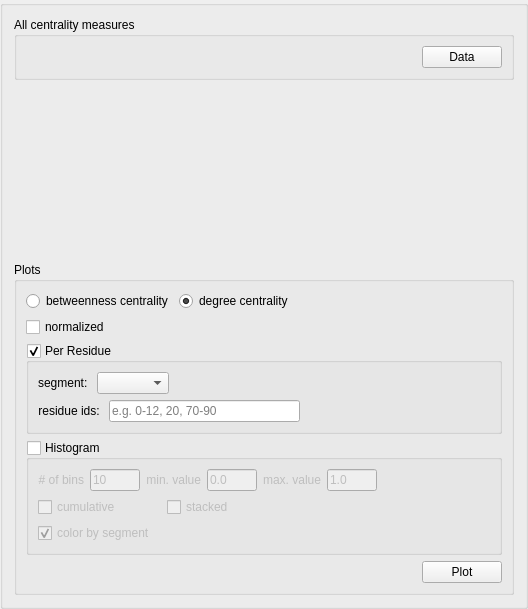
<?xml version="1.0" encoding="UTF-8"?>
<ui version="4.0">
 <class>GroupBox</class>
 <widget class="QGroupBox" name="GroupBox">
  <property name="geometry">
   <rect>
    <x>0</x>
    <y>0</y>
    <width>528</width>
    <height>609</height>
   </rect>
  </property>
  <property name="sizePolicy">
   <sizepolicy hsizetype="Preferred" vsizetype="Minimum">
    <horstretch>0</horstretch>
    <verstretch>0</verstretch>
   </sizepolicy>
  </property>
  <property name="windowTitle">
   <string>GroupBox</string>
  </property>
  <layout class="QVBoxLayout" name="verticalLayout_2">
   <item>
    <widget class="QGroupBox" name="groupBox">
     <property name="title">
      <string>All centrality measures</string>
     </property>
     <layout class="QVBoxLayout" name="verticalLayout_4">
      <item>
       <layout class="QHBoxLayout" name="horizontalLayout_7">
        <item>
         <spacer name="horizontalSpacer_7">
          <property name="orientation">
           <enum>Qt::Horizontal</enum>
          </property>
          <property name="sizeHint" stdset="0">
           <size>
            <width>40</width>
            <height>20</height>
           </size>
          </property>
         </spacer>
        </item>
        <item>
         <widget class="QPushButton" name="pushButton_degree_save">
          <property name="text">
           <string>Data</string>
          </property>
         </widget>
        </item>
       </layout>
      </item>
     </layout>
    </widget>
   </item>
   <item>
    <spacer name="verticalSpacer_2">
     <property name="orientation">
      <enum>Qt::Vertical</enum>
     </property>
     <property name="sizeHint" stdset="0">
      <size>
       <width>20</width>
       <height>40</height>
      </size>
     </property>
    </spacer>
   </item>
   <item>
    <widget class="QGroupBox" name="groupBox_degree">
     <property name="title">
      <string>Plots</string>
     </property>
     <layout class="QVBoxLayout" name="verticalLayout_3">
      <item>
       <layout class="QHBoxLayout" name="horizontalLayout_2">
        <item>
         <widget class="QRadioButton" name="radioButton_betweenness">
          <property name="text">
           <string>betweenness centrality</string>
          </property>
         </widget>
        </item>
        <item>
         <widget class="QRadioButton" name="radioButton_degree">
          <property name="text">
           <string>degree centrality</string>
          </property>
          <property name="checked">
           <bool>true</bool>
          </property>
         </widget>
        </item>
        <item>
         <spacer name="horizontalSpacer_5">
          <property name="orientation">
           <enum>Qt::Horizontal</enum>
          </property>
          <property name="sizeHint" stdset="0">
           <size>
            <width>40</width>
            <height>20</height>
           </size>
          </property>
         </spacer>
        </item>
       </layout>
      </item>
      <item>
       <widget class="QCheckBox" name="checkBox_normalized">
        <property name="text">
         <string>normalized</string>
        </property>
       </widget>
      </item>
      <item>
       <widget class="QGroupBox" name="groupBox_per_residue">
        <property name="title">
         <string>Per Residue</string>
        </property>
        <property name="checkable">
         <bool>true</bool>
        </property>
        <layout class="QVBoxLayout" name="verticalLayout">
         <item>
          <layout class="QHBoxLayout" name="horizontalLayout_6">
           <item>
            <widget class="QLabel" name="label_2">
             <property name="text">
              <string>segment: </string>
             </property>
            </widget>
           </item>
           <item>
            <widget class="QComboBox" name="comboBox"/>
           </item>
           <item>
            <spacer name="horizontalSpacer_2">
             <property name="orientation">
              <enum>Qt::Horizontal</enum>
             </property>
             <property name="sizeHint" stdset="0">
              <size>
               <width>40</width>
               <height>20</height>
              </size>
             </property>
            </spacer>
           </item>
          </layout>
         </item>
         <item>
          <layout class="QHBoxLayout" name="horizontalLayout">
           <item>
            <widget class="QLabel" name="label_10">
             <property name="text">
              <string>residue ids: </string>
             </property>
             <property name="alignment">
              <set>Qt::AlignRight|Qt::AlignTrailing|Qt::AlignVCenter</set>
             </property>
            </widget>
           </item>
           <item>
            <widget class="QLineEdit" name="lineEdit_degree_residue_ids">
             <property name="placeholderText">
              <string>e.g. 0-12, 20, 70-90</string>
             </property>
            </widget>
           </item>
           <item>
            <spacer name="horizontalSpacer_6">
             <property name="orientation">
              <enum>Qt::Horizontal</enum>
             </property>
             <property name="sizeHint" stdset="0">
              <size>
               <width>40</width>
               <height>20</height>
              </size>
             </property>
            </spacer>
           </item>
          </layout>
         </item>
        </layout>
       </widget>
      </item>
      <item>
       <widget class="QGroupBox" name="groupBox_histogram">
        <property name="title">
         <string>Histogram</string>
        </property>
        <property name="checkable">
         <bool>true</bool>
        </property>
        <property name="checked">
         <bool>false</bool>
        </property>
        <layout class="QVBoxLayout" name="verticalLayout_5">
         <item>
          <layout class="QHBoxLayout" name="horizontalLayout_3">
           <item>
            <widget class="QLabel" name="label_56">
             <property name="maximumSize">
              <size>
               <width>16777215</width>
               <height>16777215</height>
              </size>
             </property>
             <property name="text">
              <string># of bins</string>
             </property>
             <property name="alignment">
              <set>Qt::AlignRight|Qt::AlignTrailing|Qt::AlignVCenter</set>
             </property>
            </widget>
           </item>
           <item>
            <widget class="QLineEdit" name="lineEdit_bins">
             <property name="minimumSize">
              <size>
               <width>50</width>
               <height>0</height>
              </size>
             </property>
             <property name="maximumSize">
              <size>
               <width>50</width>
               <height>16777215</height>
              </size>
             </property>
             <property name="text">
              <string>10</string>
             </property>
            </widget>
           </item>
           <item>
            <widget class="QLabel" name="label_55">
             <property name="maximumSize">
              <size>
               <width>16777215</width>
               <height>16777215</height>
              </size>
             </property>
             <property name="text">
              <string>min. value</string>
             </property>
             <property name="alignment">
              <set>Qt::AlignRight|Qt::AlignTrailing|Qt::AlignVCenter</set>
             </property>
            </widget>
           </item>
           <item>
            <widget class="QLineEdit" name="lineEdit_minimum">
             <property name="minimumSize">
              <size>
               <width>50</width>
               <height>0</height>
              </size>
             </property>
             <property name="maximumSize">
              <size>
               <width>50</width>
               <height>16777215</height>
              </size>
             </property>
             <property name="text">
              <string>0.0</string>
             </property>
            </widget>
           </item>
           <item>
            <widget class="QLabel" name="label_17">
             <property name="text">
              <string>max. value</string>
             </property>
             <property name="alignment">
              <set>Qt::AlignRight|Qt::AlignTrailing|Qt::AlignVCenter</set>
             </property>
            </widget>
           </item>
           <item>
            <widget class="QLineEdit" name="lineEdit_maximum">
             <property name="minimumSize">
              <size>
               <width>50</width>
               <height>0</height>
              </size>
             </property>
             <property name="maximumSize">
              <size>
               <width>50</width>
               <height>16777215</height>
              </size>
             </property>
             <property name="text">
              <string>1.0</string>
             </property>
            </widget>
           </item>
           <item>
            <spacer name="horizontalSpacer_3">
             <property name="orientation">
              <enum>Qt::Horizontal</enum>
             </property>
             <property name="sizeHint" stdset="0">
              <size>
               <width>40</width>
               <height>20</height>
              </size>
             </property>
            </spacer>
           </item>
          </layout>
         </item>
         <item>
          <layout class="QHBoxLayout" name="horizontalLayout_8">
           <item>
            <widget class="QCheckBox" name="checkBox_cumulative_histogram">
             <property name="text">
              <string>cumulative</string>
             </property>
            </widget>
           </item>
           <item>
            <spacer name="horizontalSpacer_12">
             <property name="orientation">
              <enum>Qt::Horizontal</enum>
             </property>
             <property name="sizeType">
              <enum>QSizePolicy::Fixed</enum>
             </property>
             <property name="sizeHint" stdset="0">
              <size>
               <width>40</width>
               <height>20</height>
              </size>
             </property>
            </spacer>
           </item>
           <item>
            <widget class="QCheckBox" name="checkBox_stacked_histogram">
             <property name="text">
              <string>stacked</string>
             </property>
            </widget>
           </item>
           <item>
            <spacer name="horizontalSpacer_11">
             <property name="orientation">
              <enum>Qt::Horizontal</enum>
             </property>
             <property name="sizeHint" stdset="0">
              <size>
               <width>40</width>
               <height>20</height>
              </size>
             </property>
            </spacer>
           </item>
          </layout>
         </item>
         <item>
          <layout class="QHBoxLayout" name="horizontalLayout_9">
           <item>
            <widget class="QCheckBox" name="checkBox_color_segments_occupancy">
             <property name="toolTip">
              <string>&lt;html&gt;&lt;head/&gt;&lt;body&gt;&lt;p align=&quot;justify&quot;&gt;Toggle if histogram bars are colored by segment or molecule. With colors turned on, comparing to other analyses is not possible.&lt;/p&gt;&lt;/body&gt;&lt;/html&gt;</string>
             </property>
             <property name="text">
              <string>color by segment</string>
             </property>
             <property name="checked">
              <bool>true</bool>
             </property>
            </widget>
           </item>
           <item>
            <spacer name="horizontalSpacer_9">
             <property name="orientation">
              <enum>Qt::Horizontal</enum>
             </property>
             <property name="sizeHint" stdset="0">
              <size>
               <width>40</width>
               <height>20</height>
              </size>
             </property>
            </spacer>
           </item>
          </layout>
         </item>
        </layout>
       </widget>
      </item>
      <item>
       <layout class="QHBoxLayout" name="horizontalLayout_5">
        <item>
         <spacer name="horizontalSpacer">
          <property name="orientation">
           <enum>Qt::Horizontal</enum>
          </property>
          <property name="sizeHint" stdset="0">
           <size>
            <width>40</width>
            <height>20</height>
           </size>
          </property>
         </spacer>
        </item>
        <item>
         <widget class="QPushButton" name="pushButton_degree_plot">
          <property name="toolTip">
           <string>&lt;html&gt;&lt;head/&gt;&lt;body&gt;&lt;p align=&quot;justify&quot;&gt;Compute the number of H bonds per residue. Results are colored by segment.&lt;/p&gt;&lt;/body&gt;&lt;/html&gt;</string>
          </property>
          <property name="text">
           <string>Plot</string>
          </property>
          <property name="autoDefault">
           <bool>false</bool>
          </property>
         </widget>
        </item>
       </layout>
      </item>
     </layout>
    </widget>
   </item>
  </layout>
 </widget>
 <resources/>
 <connections/>
</ui>
